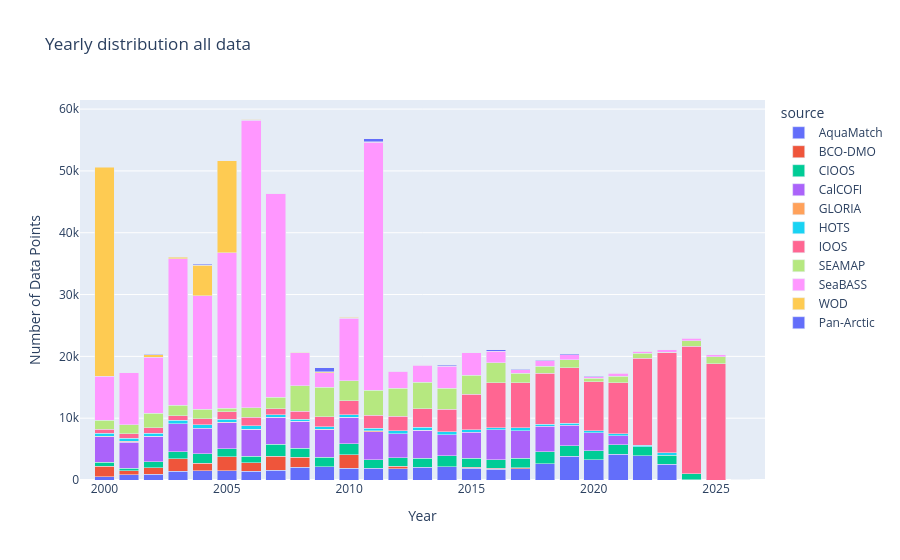

The code cell stored with this chart in its notebook:
### Code cell
year_test=chl.copy()
year_test['datetime'] = pd.to_datetime(year_test['datetime'])
year_test['year'] = year_test['datetime'].dt.year
grouped = year_test.groupby(['year', 'source']).size().reset_index(name='DataPoints')

# Create bar chart
fig = px.bar(grouped, x='year', y='DataPoints', color='source', title='Yearly distribution all data',
    labels={'year': 'Year', 'DataPoints': 'Number of Data Points', 'metadata': 'Metadata'},)
fig.update_xaxes(range=[1999,2027])
fig.update_layout(barmode='stack')  # ensures stacking
fig.show()

### Figure 1 — Plotly figure (JSON) as saved in the notebook; plotly's stock layout.template omitted (floating-point values rounded to 4 significant figures)
{"data": [{"hovertemplate": "source=AquaMatch<br>Year=%{x}<br>Number of Data Points=%{y}<extra></extra>", "legendgroup": "AquaMatch", "marker": {"color": "#636efa", "pattern": {"shape": ""}}, "name": "AquaMatch", "orientation": "v", "showlegend": true, "textposition": "auto", "type": "bar", "x": [2000, 2001, 2002, 2003, 2004, 2005, 2006, 2007, 2008, 2009, 2010, 2011, 2012, 2013, 2014, 2015, 2016, 2017, 2018, 2019, 2020, 2021, 2022, 2023, 2024], "xaxis": "x", "y": [558, 844, 958, 1439, 1500, 1529, 1456, 1566, 2047, 2106, 1920, 1915, 1840, 2083, 2162, 1938, 1770, 1842, 2633, 3838, 3295, 4181, 3926, 2562, 36], "yaxis": "y"}, {"hovertemplate": "source=BCO-DMO<br>Year=%{x}<br>Number of Data Points=%{y}<extra></extra>", "legendgroup": "BCO-DMO", "marker": {"color": "#EF553B", "pattern": {"shape": ""}}, "name": "BCO-DMO", "orientation": "v", "showlegend": true, "textposition": "auto", "type": "bar", "x": [2000, 2001, 2002, 2003, 2004, 2005, 2006, 2007, 2008, 2009, 2010, 2012, 2015, 2016, 2017, 2018], "xaxis": "x", "y": [1643, 654, 1031, 2001, 1221, 2202, 1318, 2310, 1648, 47, 2135, 376, 127, 115, 161, 36], "yaxis": "y"}, {"hovertemplate": "source=CIOOS<br>Year=%{x}<br>Number of Data Points=%{y}<extra></extra>", "legendgroup": "CIOOS", "marker": {"color": "#00cc96", "pattern": {"shape": ""}}, "name": "CIOOS", "orientation": "v", "showlegend": true, "textposition": "auto", "type": "bar", "x": [2000, 2001, 2002, 2003, 2004, 2005, 2006, 2007, 2008, 2009, 2010, 2011, 2012, 2013, 2014, 2015, 2016, 2017, 2018, 2019, 2020, 2021, 2022, 2023, 2024], "xaxis": "x", "y": [635, 390, 1000, 1095, 1509, 1288, 1108, 1918, 1437, 1518, 1813, 1345, 1356, 1401, 1756, 1418, 1361, 1523, 1906, 1698, 1444, 1546, 1493, 1477, 998], "yaxis": "y"}, {"hovertemplate": "source=CalCOFI<br>Year=%{x}<br>Number of Data Points=%{y}<extra></extra>", "legendgroup": "CalCOFI", "marker": {"color": "#ab63fa", "pattern": {"shape": ""}}, "name": "CalCOFI", "orientation": "v", "showlegend": true, "textposition": "auto", "type": "bar", "x": [2000, 2001, 2002, 2003, 2004, 2005, 2006, 2007, 2008, 2009, 2010, 2011, 2012, 2013, 2014, 2015, 2016, 2017, 2018, 2019, 2020, 2021], "xaxis": "x", "y": [4198, 4196, 4090, 4560, 4166, 4265, 4324, 4321, 4344, 4471, 4255, 4565, 3924, 4558, 3421, 4239, 4860, 4480, 4081, 3305, 2906, 1413], "yaxis": "y"}, {"hovertemplate": "source=GLORIA<br>Year=%{x}<br>Number of Data Points=%{y}<extra></extra>", "legendgroup": "GLORIA", "marker": {"color": "#FFA15A", "pattern": {"shape": ""}}, "name": "GLORIA", "orientation": "v", "showlegend": true, "textposition": "auto", "type": "bar", "x": [2000, 2001, 2002, 2003, 2005, 2006, 2007, 2008, 2009, 2010, 2011, 2012, 2013], "xaxis": "x", "y": [78, 164, 32, 43, 68, 44, 54, 3, 30, 64, 138, 26, 43], "yaxis": "y"}, {"hovertemplate": "source=HOTS<br>Year=%{x}<br>Number of Data Points=%{y}<extra></extra>", "legendgroup": "HOTS", "marker": {"color": "#19d3f3", "pattern": {"shape": ""}}, "name": "HOTS", "orientation": "v", "showlegend": true, "textposition": "auto", "type": "bar", "x": [2000, 2001, 2002, 2003, 2004, 2005, 2006, 2007, 2008, 2009, 2010, 2011, 2012, 2013, 2014, 2015, 2016, 2017, 2018, 2019, 2020, 2021, 2022, 2023], "xaxis": "x", "y": [477, 547, 467, 502, 518, 442, 515, 399, 362, 444, 376, 439, 424, 451, 464, 420, 381, 436, 352, 367, 323, 349, 216, 387], "yaxis": "y"}, {"hovertemplate": "source=IOOS<br>Year=%{x}<br>Number of Data Points=%{y}<extra></extra>", "legendgroup": "IOOS", "marker": {"color": "#FF6692", "pattern": {"shape": ""}}, "name": "IOOS", "orientation": "v", "showlegend": true, "textposition": "auto", "type": "bar", "x": [2000, 2001, 2002, 2003, 2004, 2005, 2006, 2007, 2008, 2009, 2010, 2011, 2012, 2013, 2014, 2015, 2016, 2017, 2018, 2019, 2020, 2021, 2022, 2023, 2024, 2025, 2026], "xaxis": "x", "y": [587, 659, 899, 750, 960, 1260, 1386, 999, 1310, 1587, 2230, 2082, 2376, 3028, 3633, 5725, 7243, 7327, 8244, 8931, 7952, 8282, 14093, 16160, 20619, 18842, 49], "yaxis": "y"}, {"hovertemplate": "source=SEAMAP<br>Year=%{x}<br>Number of Data Points=%{y}<extra></extra>", "legendgroup": "SEAMAP", "marker": {"color": "#B6E880", "pattern": {"shape": ""}}, "name": "SEAMAP", "orientation": "v", "showlegend": true, "textposition": "auto", "type": "bar", "x": [2000, 2001, 2002, 2003, 2004, 2005, 2006, 2007, 2008, 2009, 2010, 2011, 2012, 2013, 2014, 2015, 2016, 2017, 2018, 2019, 2020, 2021, 2022, 2023, 2024, 2025], "xaxis": "x", "y": [1531, 1494, 2292, 1675, 1545, 576, 1578, 1844, 4125, 4838, 3292, 4016, 4515, 4256, 3444, 3047, 3205, 1510, 1133, 1344, 528, 1007, 778, 78, 859, 1089], "yaxis": "y"}, {"hovertemplate": "source=SeaBASS<br>Year=%{x}<br>Number of Data Points=%{y}<extra></extra>", "legendgroup": "SeaBASS", "marker": {"color": "#FF97FF", "pattern": {"shape": ""}}, "name": "SeaBASS", "orientation": "v", "showlegend": true, "textposition": "auto", "type": "bar", "x": [2000, 2001, 2002, 2003, 2004, 2005, 2006, 2007, 2008, 2009, 2010, 2011, 2012, 2013, 2014, 2015, 2016, 2017, 2018, 2019, 2020, 2021, 2022, 2023, 2024, 2025], "xaxis": "x", "y": [7039, 8424, 9062, 23712, 18366, 25172, 46506, 32961, 5336, 2315, 10095, 40172, 2776, 2715, 3517, 3643, 1863, 567, 892, 795, 296, 523, 319, 425, 419, 304], "yaxis": "y"}, {"hovertemplate": "source=WOD<br>Year=%{x}<br>Number of Data Points=%{y}<extra></extra>", "legendgroup": "WOD", "marker": {"color": "#FECB52", "pattern": {"shape": ""}}, "name": "WOD", "orientation": "v", "showlegend": true, "textposition": "auto", "type": "bar", "x": [2000, 2001, 2002, 2003, 2004, 2005, 2006, 2007, 2008, 2009, 2010, 2011, 2021, 2022], "xaxis": "x", "y": [33875, 18, 458, 270, 4973, 14817, 157, 36, 47, 133, 127, 82, 18, 3], "yaxis": "y"}, {"hovertemplate": "source=Pan-Arctic<br>Year=%{x}<br>Number of Data Points=%{y}<extra></extra>", "legendgroup": "Pan-Arctic", "marker": {"color": "#636efa", "pattern": {"shape": ""}}, "name": "Pan-Arctic", "orientation": "v", "showlegend": true, "textposition": "auto", "type": "bar", "x": [2002, 2004, 2005, 2006, 2007, 2008, 2009, 2010, 2011, 2012, 2013, 2014, 2015, 2016, 2017, 2018, 2019, 2020, 2024], "xaxis": "x", "y": [49, 142, 12, 7, 9, 89, 691, 110, 448, 13, 82, 158, 33, 284, 82, 119, 138, 16, 120], "yaxis": "y"}], "layout": {"autosize": true, "barmode": "stack", "legend": {"title": {"text": "source"}, "tracegroupgap": 0}, "title": {"text": "Yearly distribution all data"}, "xaxis": {"anchor": "y", "domain": [0, 1], "range": [1999, 2027], "title": {"text": "Year"}, "type": "linear"}, "yaxis": {"anchor": "x", "autorange": true, "domain": [0, 1], "range": [0, 61470.0], "title": {"text": "Number of Data Points"}, "type": "linear"}}}
